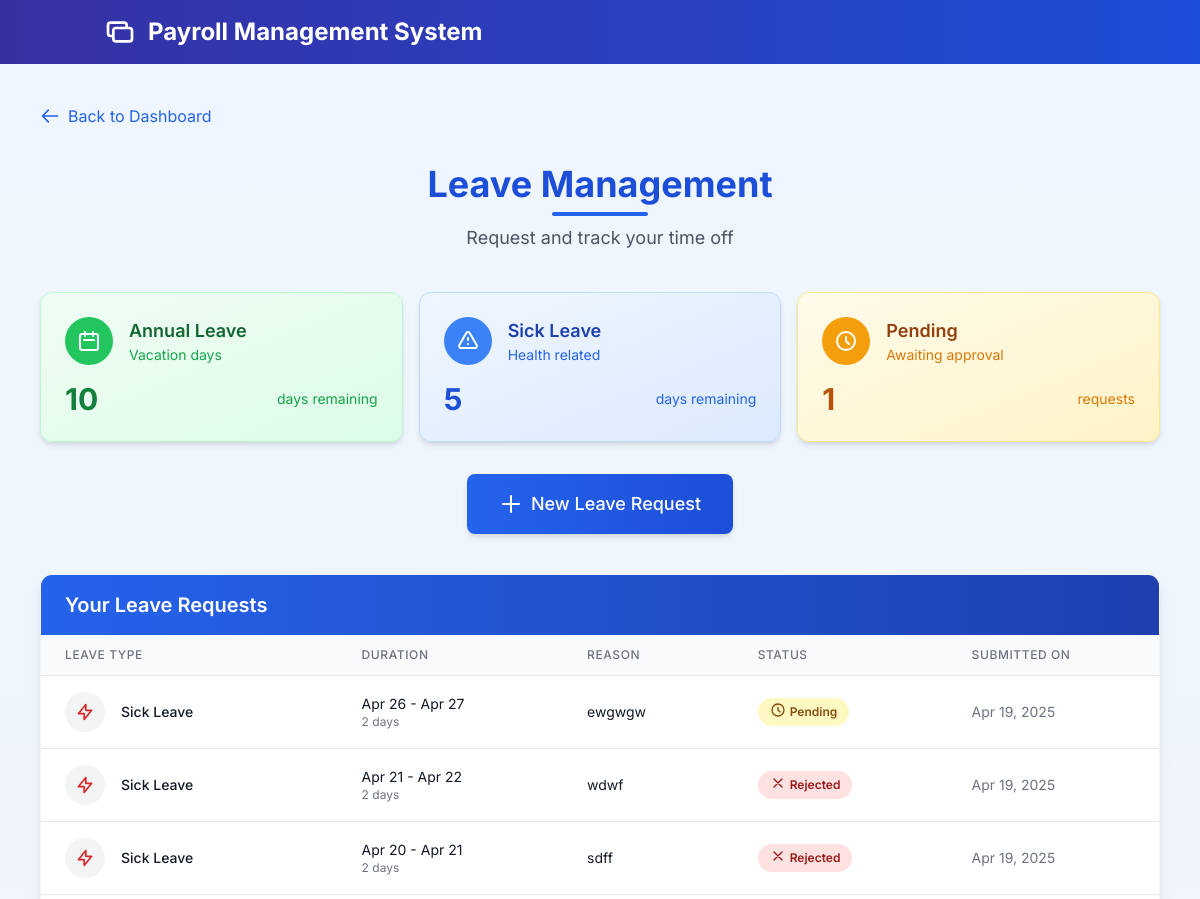
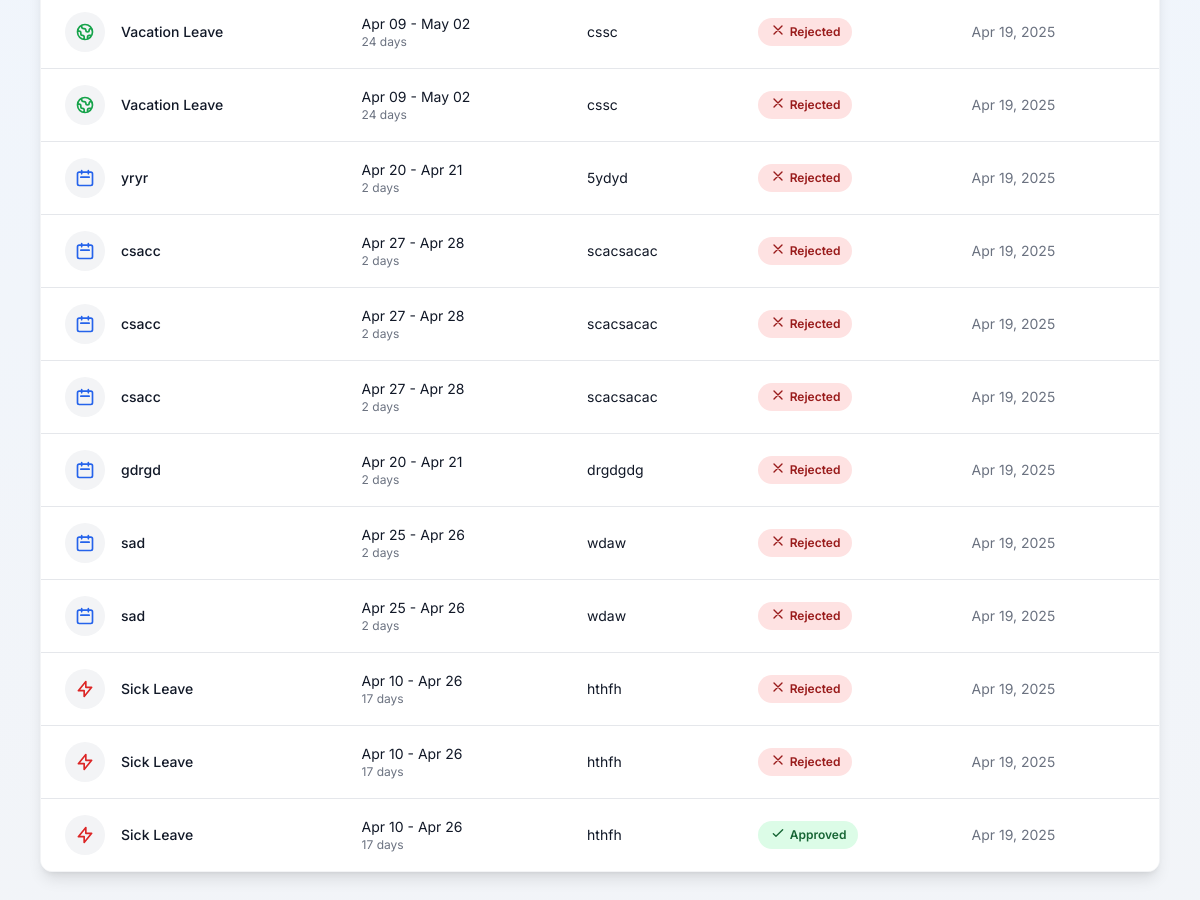
The page /leave.php (signed in) on the database its author committed (2 pictures, top to bottom).
### tables this page shows
CREATE TABLE `leave_requests` (
  `id` int(11) NOT NULL,
  `employee_id` int(11) NOT NULL,
  `leave_type` varchar(50) NOT NULL,
  `start_date` date NOT NULL,
  `end_date` date NOT NULL,
  `reason` text NOT NULL,
  `status` enum('Pending','Approved','Rejected') DEFAULT 'Pending',
  `created_at` timestamp NOT NULL DEFAULT current_timestamp()
);

### leave.php (the view, shortened to what this page needs)
<?php
include 'config.php';
$user_id = $_SESSION['user_id'];
$leave_requests_sql = "SELECT id, leave_type, start_date, end_date, reason, status, created_at FROM leave_requests WHERE employee_id = ? ORDER BY created_at DESC";
$leave_requests_stmt = $conn->prepare($leave_requests_sql);
$leave_requests_stmt->bind_param("i", $user_id);
$leave_requests_stmt->execute();
$leave_requests_result = $leave_requests_stmt->get_result();
?>
<?php include 'components/header.php'; ?>
<main class="bg-gradient-to-b from-blue-50 to-gray-100 min-h-screen py-10">
    <div class="container mx-auto px-4 max-w-6xl">
        <div class="mb-8">
            <a href="dashboard.php"
                class="inline-flex items-center text-blue-600 hover:text-blue-800 transition-colors">
                <svg xmlns="http://www.w3.org/2000/svg" class="h-5 w-5 mr-2" fill="none" viewBox="0 0 24 24"
                    stroke="currentColor">
                    <path stroke-linecap="round" stroke-linejoin="round" stroke-width="2"
                        d="M10 19l-7-7m0 0l7-7m-7 7h18" />
                </svg>
                Back to Dashboard
            </a>
        </div>
        <div class="flex flex-col items-center mb-10">
            <h1 class="text-4xl font-bold text-blue-700 mb-2">Leave Management</h1>
            <div class="h-1 w-24 bg-blue-600 rounded-full mb-2"></div>
            <p class="text-gray-600 text-lg">Request and track your time off</p>
        </div>
        <div class="grid grid-cols-1 md:grid-cols-3 gap-4 mb-8">
            <div class="bg-gradient-to-br from-green-50 to-green-100 p-6 rounded-xl shadow-md border border-green-200">
                <div class="flex items-center mb-4">
                    <div class="bg-green-500 w-12 h-12 rounded-full flex items-center justify-center mr-4">
                        <svg xmlns="http://www.w3.org/2000/svg" class="h-6 w-6 text-white" fill="none"
                            viewBox="0 0 24 24" stroke="currentColor">
                            <path stroke-linecap="round" stroke-linejoin="round" stroke-width="2"
                                d="M8 7V3m8 4V3m-9 8h10M5 21h14a2 2 0 002-2V7a2 2 0 00-2-2H5a2 2 0 00-2 2v12a2 2 0 002 2z" />
                        </svg>
                    </div>
                    <div>
                        <h3 class="text-green-800 text-lg font-semibold">Annual Leave</h3>
                        <p class="text-green-600 text-sm">Vacation days</p>
                    </div>
                </div>
                <div class="flex justify-between items-center">
                    <span class="text-3xl font-bold text-green-700">10</span>
                    <span class="text-sm text-green-600">days remaining</span>
                </div>
            </div>
            <div class="bg-gradient-to-br from-blue-50 to-blue-100 p-6 rounded-xl shadow-md border border-blue-200">
                <div class="flex items-center mb-4">
                    <div class="bg-blue-500 w-12 h-12 rounded-full flex items-center justify-center mr-4">
                    </div>
                    <div>
                        <h3 class="text-blue-800 text-lg font-semibold">Sick Leave</h3>
                        <p class="text-blue-600 text-sm">Health related</p>
                    </div>
                </div>
                <div class="flex justify-between items-center">
                    <span class="text-3xl font-bold text-blue-700">5</span>
                    <span class="text-sm text-blue-600">days remaining</span>
                </div>
            </div>
            <div class="bg-gradient-to-br from-amber-50 to-amber-100 p-6 rounded-xl shadow-md border border-amber-200">
                <div class="flex items-center mb-4">
                    <div class="bg-amber-500 w-12 h-12 rounded-full flex items-center justify-center mr-4">
                        <svg xmlns="http://www.w3.org/2000/svg" class="h-6 w-6 text-white" fill="none"
                            viewBox="0 0 24 24" stroke="currentColor">
                            <path stroke-linecap="round" stroke-linejoin="round" stroke-width="2"
                                d="M12 8v4l3 3m6-3a9 9 0 11-18 0 9 9 0 0118 0z" />
                        </svg>
                    </div>
                    <div>
                        <h3 class="text-amber-800 text-lg font-semibold">Pending</h3>
                        <p class="text-amber-600 text-sm">Awaiting approval</p>
                    </div>
                </div>
                <div class="flex justify-between items-center">
                    <?php
                    $pending_count = 0;
                    if ($leave_requests_result) {
                        $leave_requests_result->data_seek(0);
                        while ($row = $leave_requests_result->fetch_assoc()) {
                            if ($row['status'] === 'Pending') {
                                $pending_count++;
                            }
                        }
                        $leave_requests_result->data_seek(0);
                    }
                    ?>
                    <span class="text-3xl font-bold text-amber-700"><?php echo $pending_count; ?></span>
                    <span class="text-sm text-amber-600">requests</span>
                </div>
            </div>
        </div>
        <div class="mb-10 flex justify-center">
            <button onclick="toggleModal()"
                class="group bg-gradient-to-r from-blue-600 to-blue-700 text-white px-8 py-4 rounded-lg shadow-md hover:from-blue-700 hover:to-blue-800 transform transition duration-300 hover:-translate-y-1 hover:shadow-lg flex items-center">
                <svg xmlns="http://www.w3.org/2000/svg" class="h-6 w-6 mr-2 group-hover:animate-bounce" fill="none"
                    viewBox="0 0 24 24" stroke="currentColor">
                    <path stroke-linecap="round" stroke-linejoin="round" stroke-width="2" d="M12 4v16m8-8H4" />
                </svg>
                <span class="text-lg font-medium">New Leave Request</span>
            </button>
        </div>
        <div class="bg-white rounded-xl shadow-lg overflow-hidden border border-gray-100">
            <div class="bg-gradient-to-r from-blue-600 to-blue-800 px-6 py-4">
                <h2 class="text-xl font-semibold text-white">Your Leave Requests</h2>
            </div>
            <?php if ($leave_requests_result && $leave_requests_result->num_rows > 0): ?>
                <div class="overflow-x-auto">
                    <table class="min-w-full divide-y divide-gray-200">
                        <thead class="bg-gray-50">
                            <tr>
                                <th class="px-6 py-3 text-left text-xs font-medium text-gray-500 uppercase tracking-wider">
                                    Leave Type</th>
                                <th class="px-6 py-3 text-left text-xs font-medium text-gray-500 uppercase tracking-wider">
                                    Duration</th>
                                <th class="px-6 py-3 text-left text-xs font-medium text-gray-500 uppercase tracking-wider">
                                    Reason</th>
                                <th class="px-6 py-3 text-left text-xs font-medium text-gray-500 uppercase tracking-wider">
                                    Status</th>
                                <th class="px-6 py-3 text-left text-xs font-medium text-gray-500 uppercase tracking-wider">
                                    Submitted On</th>
                            </tr>
                        </thead>
                        <tbody class="bg-white divide-y divide-gray-200">
                            <?php while ($row = $leave_requests_result->fetch_assoc()): ?>
                                <tr class="hover:bg-gray-50">
                                    <td class="px-6 py-4 whitespace-nowrap">
                                        <div class="flex items-center">
                                            <?php
                                            $icon = '';
                                            $color = '';
                                            if (strpos(strtolower($row['leave_type']), 'sick') !== false) {
                                                $icon = '<svg xmlns="http://www.w3.org/2000/svg" class="h-5 w-5" fill="none" viewBox="0 0 24 24" stroke="currentColor"><path stroke-linecap="round" stroke-linejoin="round" stroke-width="2" d="M13 10V3L4 14h7v7l9-11h-7z" /></svg>';
                                                $color = 'text-red-600';
                                            } elseif (strpos(strtolower($row['leave_type']), 'vacation') !== false) {
                                                $icon = '<svg xmlns="http://www.w3.org/2000/svg" class="h-5 w-5" fill="none" viewBox="0 0 24 24" stroke="currentColor"><path stroke-linecap="round" stroke-linejoin="round" stroke-width="2" d="M3.055 11H5a2 2 0 012 2v1a2 2 0 002 2 2 2 0 012 2v2.945M8 3.935V5.5A2.5 2.5 0 0010.5 8h.5a2 2 0 012 2 2 2 0 104 0 2 2 0 012-2h1.064M15 20.488V18a2 2 0 012-2h3.064M21 12a9 9 0 11-18 0 9 9 0 0118 0z" /></svg>';
                                                $color = 'text-green-600';
                                            } else {
                                                $icon = '<svg xmlns="http://www.w3.org/2000/svg" class="h-5 w-5" fill="none" viewBox="0 0 24 24" stroke="currentColor"><path stroke-linecap="round" stroke-linejoin="round" stroke-width="2" d="M8 7V3m8 4V3m-9 8h10M5 21h14a2 2 0 002-2V7a2 2 0 00-2-2H5a2 2 0 00-2 2v12a2 2 0 002 2z" /></svg>';
                                                $color = 'text-blue-600';
                                            }
                                            ?>
                                            <div
                                                class="flex-shrink-0 h-10 w-10 rounded-full bg-gray-100 flex items-center justify-center <?php echo $color; ?>">
                                                <?php echo $icon; ?>
                                            </div>
                                            <div class="ml-4">
                                                <div class="text-sm font-medium text-gray-900">
                                                    <?php echo htmlspecialchars($row['leave_type']); ?></div>
                                            </div>
                                        </div>
                                    </td>
                                    <td class="px-6 py-4">
                                        <div class="text-sm text-gray-900">
                                            <?php
                                            $start = new DateTime($row['start_date']);
                                            $end = new DateTime($row['end_date']);
                                            $interval = $start->diff($end);
                                            $days = $interval->days + 1;
                                            echo date('M d', strtotime($row['start_date']));
                                            if ($row['start_date'] != $row['end_date']) {
                                                echo " - " . date('M d', strtotime($row['end_date']));
                                            }
                                            ?>
                                        </div>
                                        <div class="text-xs text-gray-500"><?php echo $days . ($days > 1 ? ' days' : ' day'); ?>
                                        </div>
                                    </td>
                                    <td class="px-6 py-4">
                                        <p class="text-sm text-gray-900 truncate max-w-xs"
                                            title="<?php echo htmlspecialchars($row['reason']); ?>">
                                            <?php echo htmlspecialchars(substr($row['reason'], 0, 50) . (strlen($row['reason']) > 50 ? '...' : '')); ?>
                                        </p>
                                    </td>
                                    <td class="px-6 py-4 whitespace-nowrap">
                                        <?php if ($row['status'] === 'Approved'): ?>
                                            <span
                                                class="px-3 py-1 inline-flex text-xs leading-5 font-semibold rounded-full bg-green-100 text-green-800">
                                                <svg xmlns="http://www.w3.org/2000/svg" class="h-4 w-4 mr-1" fill="none"
                                                    viewBox="0 0 24 24" stroke="currentColor">
                                                    <path stroke-linecap="round" stroke-linejoin="round" stroke-width="2"
                                                        d="M5 13l4 4L19 7" />
                                                </svg>
                                                Approved
                                            </span>
                                        <?php elseif ($row['status'] === 'Rejected'): ?>
                                            <span
                                                class="px-3 py-1 inline-flex text-xs leading-5 font-semibold rounded-full bg-red-100 text-red-800">
                                                <svg xmlns="http://www.w3.org/2000/svg" class="h-4 w-4 mr-1" fill="none"
                                                    viewBox="0 0 24 24" stroke="currentColor">
                                                    <path stroke-linecap="round" stroke-linejoin="round" stroke-width="2"
                                                        d="M6 18L18 6M6 6l12 12" />
                                                </svg>
                                                Rejected
                                            </span>
                                        <?php else: ?>
                                            <span
                                                class="px-3 py-1 inline-flex text-xs leading-5 font-semibold rounded-full bg-yellow-100 text-yellow-800">
                                                <svg xmlns="http://www.w3.org/2000/svg" class="h-4 w-4 mr-1" fill="none"
                                                    viewBox="0 0 24 24" stroke="currentColor">
                                                    <path stroke-linecap="round" stroke-linejoin="round" stroke-width="2"
                                                        d="M12 8v4l3 3m6-3a9 9 0 11-18 0 9 9 0 0118 0z" />
                                                </svg>
                                                Pending
                                            </span>
                                        <?php endif; ?>
                                    </td>
                                    <td class="px-6 py-4 whitespace-nowrap text-sm text-gray-500">
                                        <?php echo date('M d, Y', strtotime($row['created_at'])); ?>
                                    </td>
                                </tr>
                            <?php endwhile; ?>
                        </tbody>
                    </table>
                </div>
            <?php endif; ?>
        </div>
    </div>
</main>
<?php include 'components/footer.php'; ?>

### rows shown on the page
leave_requests: leave_type "Sick Leave", start_date "Apr 26", end_date "Apr 27", days "2", reason "ewgwgw", status "Pending" (drawn), created_at "Apr 19, 2025"
leave_requests: leave_type "Sick Leave", start_date "Apr 21", end_date "Apr 22", days "2", reason "wdwf", status "Rejected" (drawn), created_at "Apr 19, 2025"
leave_requests: leave_type "Sick Leave", start_date "Apr 20", end_date "Apr 21", days "2", reason "sdff", status "Rejected" (drawn), created_at "Apr 19, 2025"
leave_requests: leave_type "Vacation Leave", start_date "Apr 09", end_date "May 02", days "24", reason "cssc", status "Rejected" (drawn), created_at "Apr 19, 2025"
leave_requests: leave_type "Vacation Leave", start_date "Apr 09", end_date "May 02", days "24", reason "cssc", status "Rejected" (drawn), created_at "Apr 19, 2025"
leave_requests: leave_type "yryr", start_date "Apr 20", end_date "Apr 21", days "2", reason "5ydyd", status "Rejected" (drawn), created_at "Apr 19, 2025"
leave_requests: leave_type "csacc", start_date "Apr 27", end_date "Apr 28", days "2", reason "scacsacac", status "Rejected" (drawn), created_at "Apr 19, 2025"
leave_requests: leave_type "csacc", start_date "Apr 27", end_date "Apr 28", days "2", reason "scacsacac", status "Rejected" (drawn), created_at "Apr 19, 2025"
leave_requests: leave_type "csacc", start_date "Apr 27", end_date "Apr 28", days "2", reason "scacsacac", status "Rejected" (drawn), created_at "Apr 19, 2025"
leave_requests: leave_type "gdrgd", start_date "Apr 20", end_date "Apr 21", days "2", reason "drgdgdg", status "Rejected" (drawn), created_at "Apr 19, 2025"
leave_requests: leave_type "sad", start_date "Apr 25", end_date "Apr 26", days "2", reason "wdaw", status "Rejected" (drawn), created_at "Apr 19, 2025"
leave_requests: leave_type "sad", start_date "Apr 25", end_date "Apr 26", days "2", reason "wdaw", status "Rejected" (drawn), created_at "Apr 19, 2025"
leave_requests: leave_type "Sick Leave", start_date "Apr 10", end_date "Apr 26", days "17", reason "hthfh", status "Rejected" (drawn), created_at "Apr 19, 2025"
leave_requests: leave_type "Sick Leave", start_date "Apr 10", end_date "Apr 26", days "17", reason "hthfh", status "Rejected" (drawn), created_at "Apr 19, 2025"
leave_requests: leave_type "Sick Leave", start_date "Apr 10", end_date "Apr 26", days "17", reason "hthfh", status "Approved" (drawn), created_at "Apr 19, 2025"

### other values the page prints
$pending_count "1"
